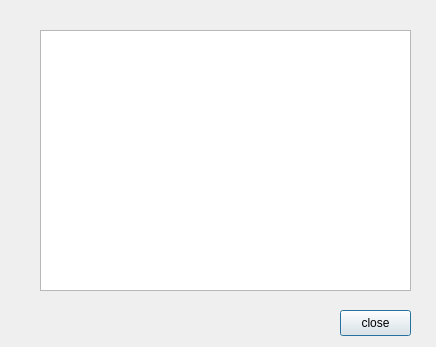
<?xml version="1.0" encoding="UTF-8"?>
<ui version="4.0">
 <class>cabout</class>
 <widget class="QDialog" name="cabout">
  <property name="geometry">
   <rect>
    <x>0</x>
    <y>0</y>
    <width>436</width>
    <height>347</height>
   </rect>
  </property>
  <property name="windowTitle">
   <string>Dialog</string>
  </property>
  <widget class="QTextEdit" name="textEdit">
   <property name="geometry">
    <rect>
     <x>40</x>
     <y>30</y>
     <width>371</width>
     <height>261</height>
    </rect>
   </property>
  </widget>
  <widget class="QPushButton" name="pushButton">
   <property name="geometry">
    <rect>
     <x>340</x>
     <y>310</y>
     <width>71</width>
     <height>26</height>
    </rect>
   </property>
   <property name="text">
    <string>close</string>
   </property>
  </widget>
 </widget>
 <resources/>
 <connections/>
</ui>
